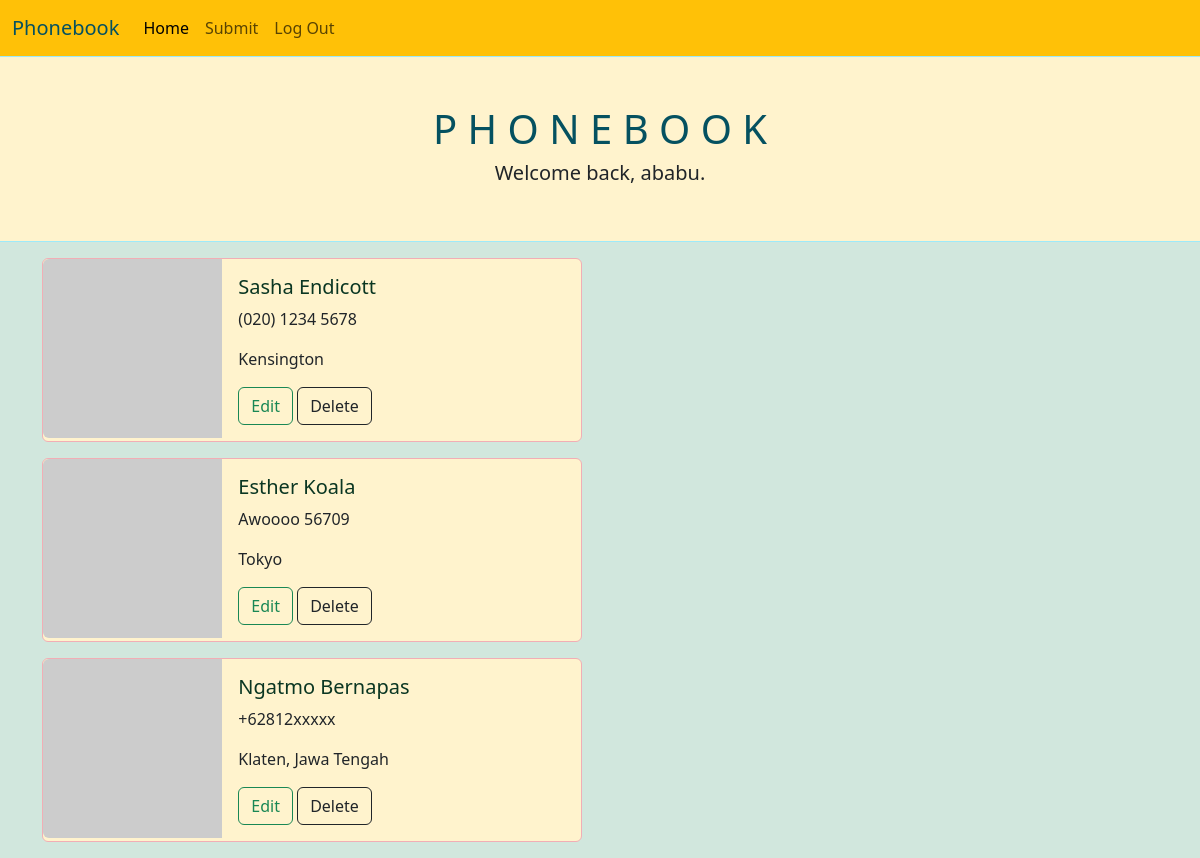
Screenshot of / (signed in) with the database file from the repository.
### app/models.py (models this page shows, shortened)
class User(db.Model, UserMixin):
    id = db.Column(db.Integer, primary_key=True)
    first_name = db.Column(db.String(50), nullable=False)
    last_name = db.Column(db.String(50), nullable=False)
    email = db.Column(db.String(75), nullable=False, unique=True)
    username = db.Column(db.String(75), nullable=False, unique=True)
    password = db.Column(db.String(255), nullable=False)
    entries = db.relationship("Entry", backref="submitter")

class Entry(db.Model):
    id = db.Column(db.Integer, primary_key=True)
    first_name = db.Column(db.String(50), nullable=False)
    last_name = db.Column(db.String(50), nullable=False)
    phone_number = db.Column(db.String(75), nullable=False)
    address = db.Column(db.String(100), nullable=False)
    date_created = db.Column(db.DateTime, nullable=False, default=datetime.utcnow)
    user_id = db.Column(
        db.Integer, db.ForeignKey("user.id")
    )  # SQL - FOREIGN KEY(user_id) REFERENCES user(id)

### app/routes.py (the view)
@app.route("/")
def index():
    entries = Entry.query.all()
    nums = {"img=" + str(x) for x in range(1, 71)}
    return render_template("index.html", entries=entries, nums=nums)

### app/models.py (called while the page is built)
@login.user_loader
def get_a_user_by_id(user_id):
    return db.session.get(User, user_id)

### app/templates/index.html (shortened to what this page needs)
{% extends 'base.html' %}
{% block header %}
<h1 class="text-info-emphasis">P H O N E B O O K</h1>
{% if current_user.is_authenticated %}
        <h5>Welcome back, {{ current_user.username }}.</h5>
    {% else %}
        <h5>Log in or create an account to make entries.</h5>
    {% endif %}
{% endblock %}
{% block content %}
        <div>
{% for entry in entries %}
{% if entry.submitter == current_user %}
<div class="card my-3 bg-warning-subtle border-danger-subtle" style="max-width: 540px;">
    <div class="row g-0">
      <div class="col-md-4">
        <img src="https://i.pravatar.cc/300?{{ nums.pop() }}" class="img-fluid rounded-start" alt="a person">
      </div>
      <div class="col-md-8">
        <div class="card-body">
          <h5 class="card-title text-success-emphasis">{{ entry.first_name }} {{ entry.last_name }}</h5>
          <p class="card-text">{{ entry.phone_number }}</p>
          <p class="card-text">{{ entry.address }}</p>
          <a href="{{ url_for('edit_entry', entry_id=entry.id) }}" class="btn btn-outline-success">Edit</a>
          <button type="button" class="btn btn-outline-dark" data-bs-toggle="modal" data-bs-target="#deleteEntryModal-{{ entry.id }}">
            Delete
        </button>
        </div>
      </div>
    </div>
</div>
{% endif %}
{% endfor %}
{% endblock %}

### app/templates/base.html (shortened to what this page needs)
<!DOCTYPE html>
<html lang="en">
<head>
    <link rel="stylesheet" href="https://cdn.jsdelivr.net/npm/bootstrap@5.3.0-alpha1/dist/css/bootstrap.min.css">
</head>
<body class="bg-success-subtle">
    {% include 'nav.html' %}
    <div class="row bg-warning-subtle border border-info-subtle py-5">
        <div class="col text-center">
            {% block header %}{% endblock %}
        </div>
    </div>
    <div class="container">
        {% block content %}
        {% endblock %}
    </div>
</body>
</html>

### app/templates/nav.html (shortened to what this page needs)
<nav class="navbar navbar-expand-lg navbar-light bg-warning">
    <div class="container-fluid">
      <a class="navbar-brand text-info-emphasis" href="/">Phonebook</a>
      <div class="collapse navbar-collapse" id="navbarNavAltMarkup">
        <div class="navbar-nav">
          <a class="nav-link active" aria-current="page" href="/">Home</a>
          {% if current_user.is_authenticated %}
                <a class="nav-link" href="/submission">Submit</a>
                <a class="nav-link" href="/logout">Log Out</a>
          {% else %}
                <a class="nav-link" href="/signup">Sign Up</a>
                <a class="nav-link" href="/login">Log In</a>
          {% endif %}
        </div>
      </div>
    </div>
  </nav>

### rows the page displays
User: username "ababu"
Entry: first_name "Sasha", last_name "Endicott", phone_number "(020) 1234 5678", address "Kensington"
Entry: first_name "Esther", last_name "Koala", phone_number "Awoooo 56709", address "Tokyo"
Entry: first_name "Ngatmo", last_name "Bernapas", phone_number "+62812xxxxx", address "Klaten, Jawa Tengah"
